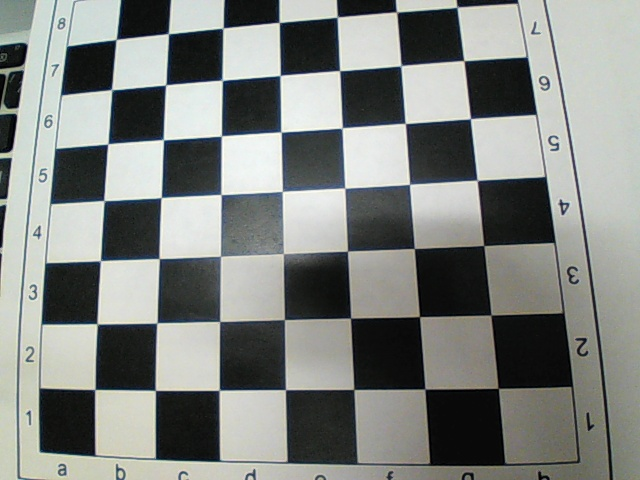
#> input picture Camera/ImageCalib4.jpg, 640 x 480 px
$ python Undistort.py
#> lines starting #> are read from the running program, lines starting #| are printed output that depends on the picture
# ____Undistort.py____
# Author: Mario Ayerra Basés
# Email: marioab09@yahoo.es
# Date: November 22th, 2019
# Description: 	The program uses the parameters calculated by CalibrateCamera.py
#				It opens one of the images (in this case ImageCalib4.jpg) and undistorts it. The new image is saved.

import cv2
import numpy as np

# Camera matrix:
mtx = np.array([[313.11759812, 0., 317.56209254],[0., 312.61044503, 231.97210137], [0., 0., 1.]])

# Distortion coefficients:
dist = np.array([[ 0.04781336, -0.10113369, -0.00107591, 0.00079112, 0.04188298]])
# [7 lines of commented-out code are left out]
tvec = np.array([[-3.62385681, -2.50091863, 5.51081908]])
# Rotation vector:
rvec = np.array([[-0.13685726, 0.0755823, -0.03845367]])

# Refine the camera matrix based on a free scaling parameter
img = cv2.imread('ImageCalib4.jpg')   #CHANGE THIS TO THE NAME OF THE IMAGE YOU WANT TO UNDISTORT
#> img is the input picture: shape (480, 640, 3); mean B, G, R 128.7, 132.4, 129
h, w = img.shape[:2]
#> h = 480; w = 640
newcameramtx, roi = cv2.getOptimalNewCameraMatrix(mtx,dist,(w,h),1,(w,h))
#> roi = (3, 4, 633, 470)

# Undistort
img_undist = cv2.undistort(img, mtx, dist, None, newcameramtx)
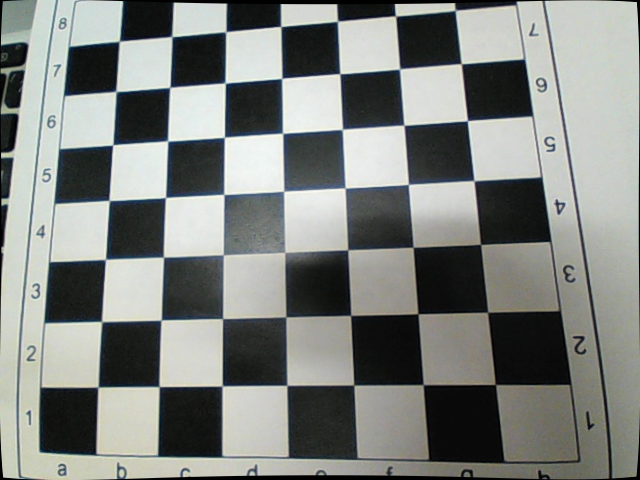
#> img_undist: shape (480, 640, 3); mean B, G, R 127.4, 131.1, 127.8

# Crop the image
x,y,w,h = roi
#> x = 3; y = 4; w = 633; h = 470
img_undist = img_undist[y:y+h, x:x+w]
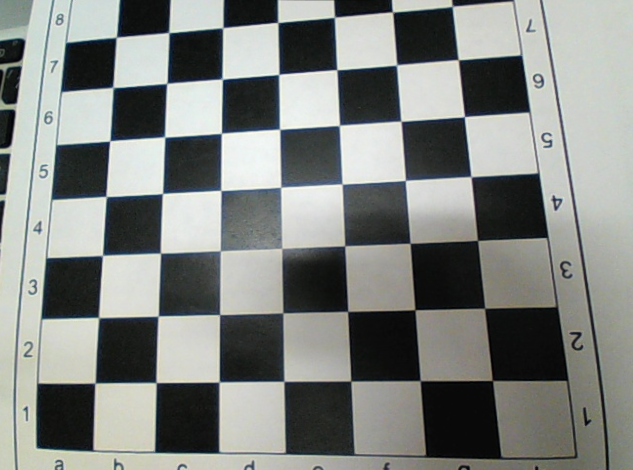
#> img_undist: shape (470, 633, 3); mean B, G, R 128.6, 132.3, 128.9
cv2.imwrite('undistorted_Image4.jpg',img_undist)

$ run again, with Camera/ImageCalib1.jpg copied over Camera/ImageCalib4.jpg
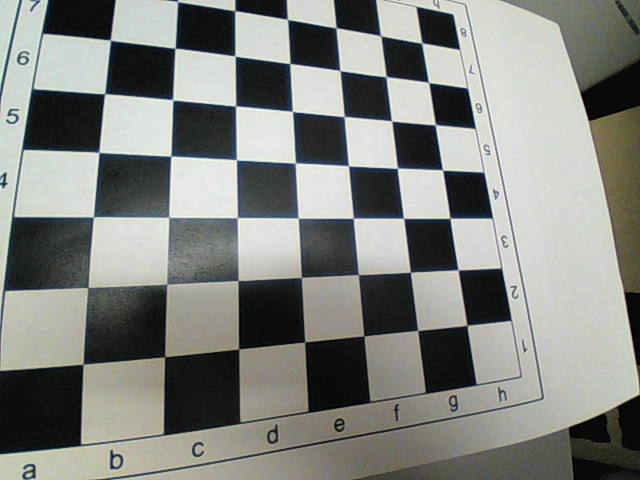
#> input picture Camera/ImageCalib1.jpg, 640 x 480 px
#> img is the input picture: shape (480, 640, 3); mean B, G, R 127.5, 132.7, 130.2
#> `img_undist = cv2.undistort(img, mtx, dist, None, newcameramtx)`:
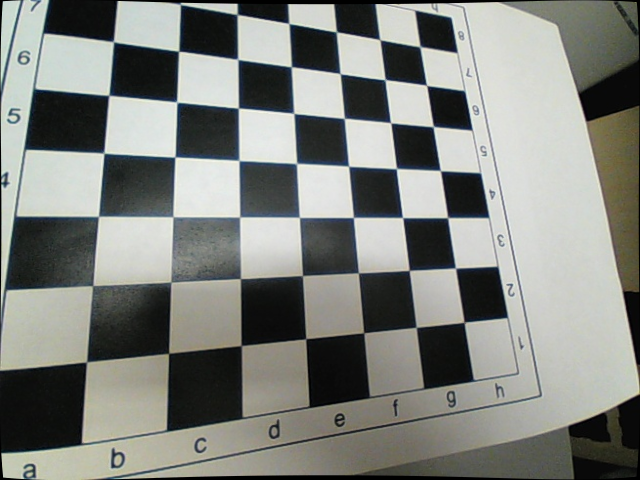
#> img_undist: shape (480, 640, 3); mean B, G, R 126, 131.2, 128.8
#> `img_undist = img_undist[y:y+h, x:x+w]`:
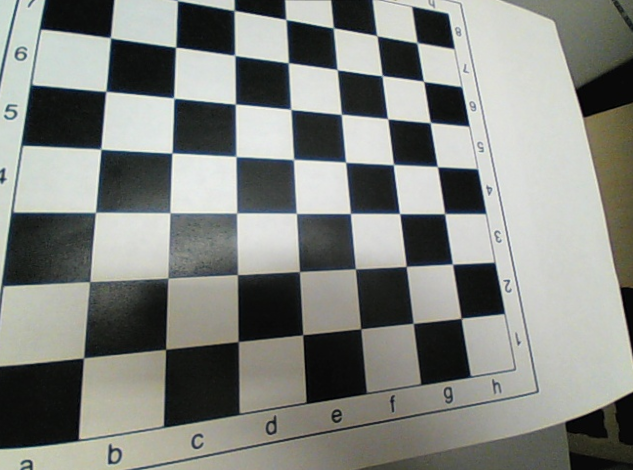
#> img_undist: shape (470, 633, 3); mean B, G, R 128.1, 133.3, 130.8

$ run again, with Camera/ImageCalib10.jpg copied over Camera/ImageCalib4.jpg
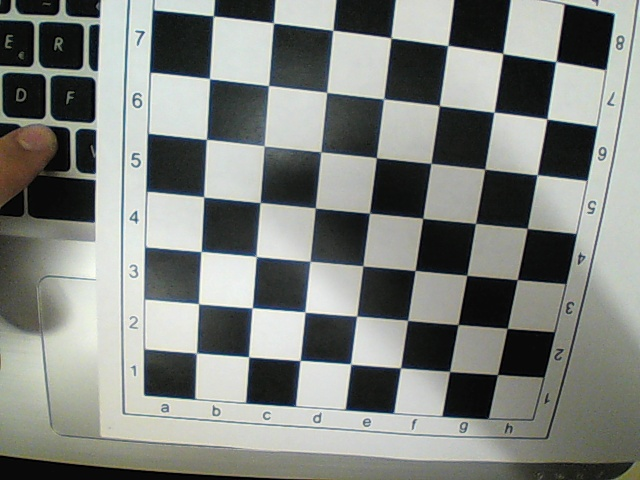
#> input picture Camera/ImageCalib10.jpg, 640 x 480 px
#> img is the input picture: shape (480, 640, 3); mean B, G, R 126.5, 131.2, 127.7
#> `img_undist = cv2.undistort(img, mtx, dist, None, newcameramtx)`:
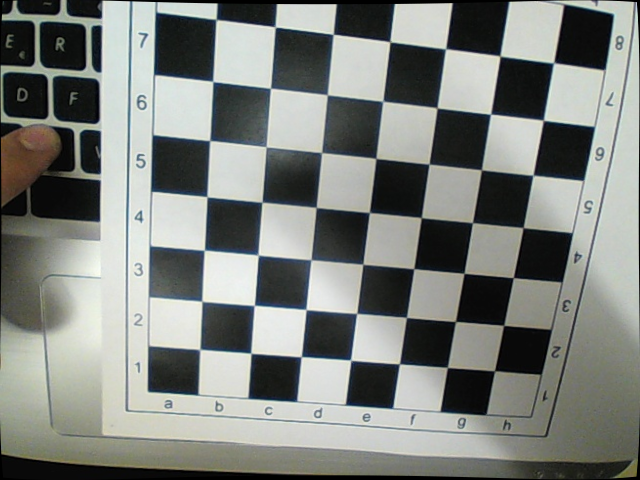
#> img_undist: shape (480, 640, 3); mean B, G, R 124.8, 129.6, 126.1
#> `img_undist = img_undist[y:y+h, x:x+w]`:
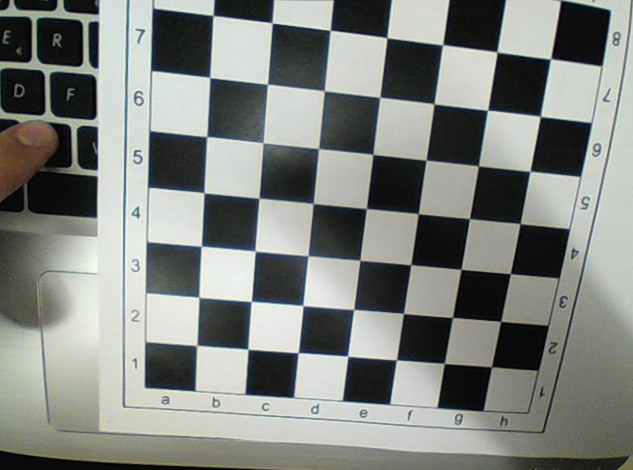
#> img_undist: shape (470, 633, 3); mean B, G, R 127, 131.8, 128.2

$ run again, with Camera/ImageCalib11.jpg copied over Camera/ImageCalib4.jpg
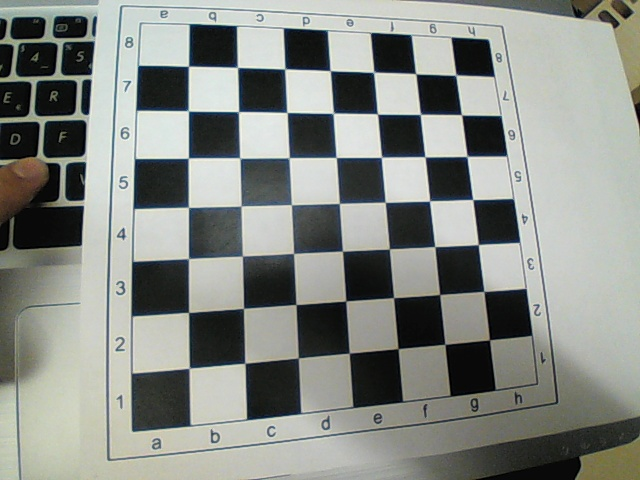
#> input picture Camera/ImageCalib11.jpg, 640 x 480 px
#> img is the input picture: shape (480, 640, 3); mean B, G, R 133.5, 139.1, 135.4
#> `img_undist = cv2.undistort(img, mtx, dist, None, newcameramtx)`:
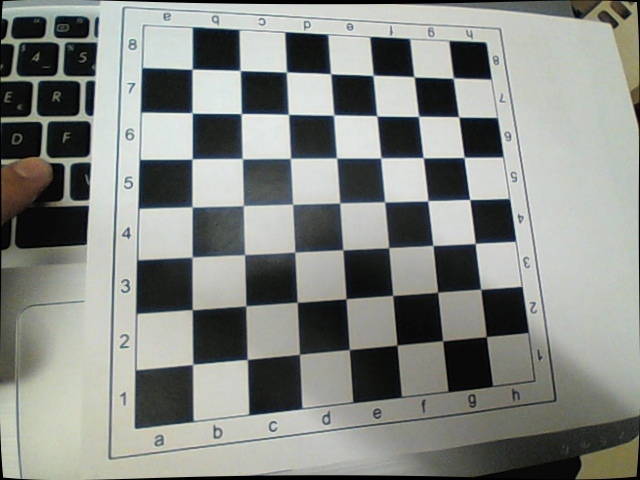
#> img_undist: shape (480, 640, 3); mean B, G, R 131.9, 137.6, 133.9
#> `img_undist = img_undist[y:y+h, x:x+w]`:
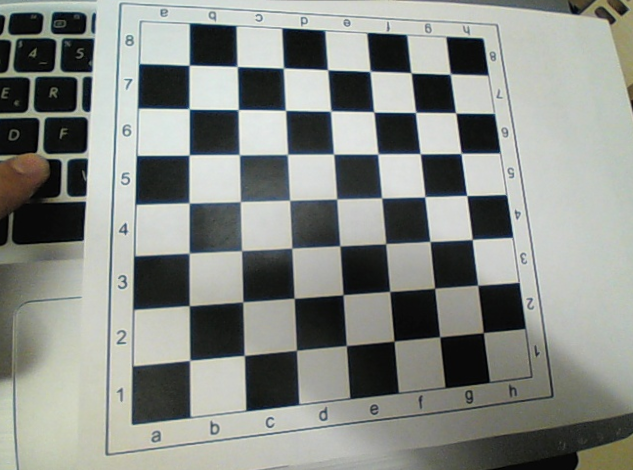
#> img_undist: shape (470, 633, 3); mean B, G, R 133.9, 139.5, 135.8
